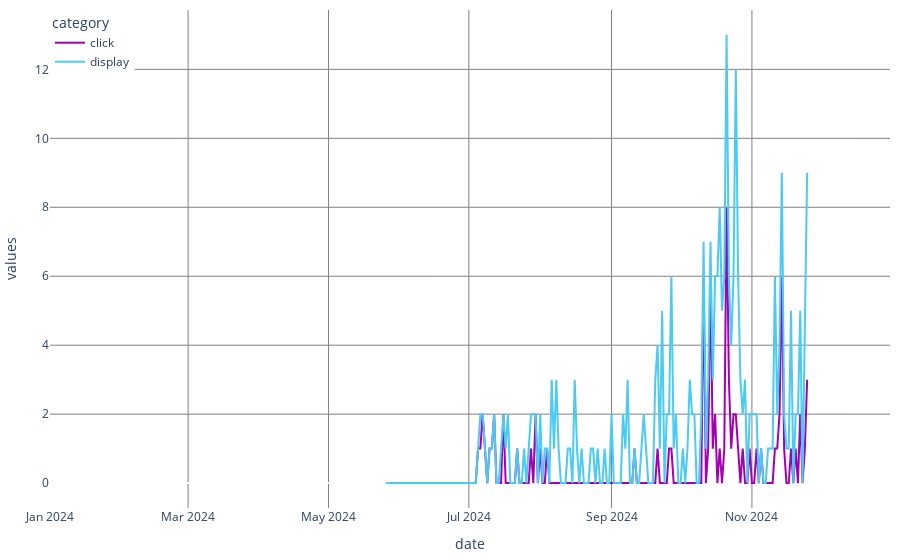

Write notebook code for a chart like this one.
### Code cell
line = px.line(df_line, x='date', y='values', color = "category",
        color_discrete_map={'click': '#a300b4', 'display': '#4acbf3'})
line.update_layout(margin=dict(l=10, r=10, t=10, b=10))
line.update_layout(
    legend=dict(
        x=0,  # x位置（0で左端）
        y=1,  # y位置（1で上端）
        traceorder='normal',  # 凡例アイテムの順番
        orientation='v'  # 縦方向で配置
    )
)
line.update_layout(
    yaxis=dict(
        showgrid=True,  # y軸の目盛り線を表示
        showticklabels=True,  # y軸の目盛りラベルを表示
    )
)
line.update_layout(
    plot_bgcolor="white",  # 描画領域の背景色を白
    paper_bgcolor="white",  # グラフ全体の背景色を白
    xaxis=dict(
        showgrid=True,  # 目盛り線を表示
        gridcolor="gray",  # x軸の目盛り線をグレーに設定
    ),
    yaxis=dict(
        showgrid=True,  # 目盛り線を表示
        gridcolor="gray",  # y軸の目盛り線をグレーに設定
    ),
    legend=dict(
        x=0,
        y=1,
        traceorder='normal',
        orientation='v'
    )
)
line

### Figure 1 — Plotly figure (JSON) as saved in the notebook; plotly's stock layout.template omitted (floating-point values rounded to 4 significant figures; data arrays with more than 128 entries replaced by an {"elided": "..."} marker saying what was removed)
{"data": [{"hovertemplate": "category=click<br>date=%{x}<br>values=%{y}<extra></extra>", "legendgroup": "click", "line": {"color": "#a300b4", "dash": "solid"}, "marker": {"symbol": "circle"}, "mode": "lines", "name": "click", "orientation": "v", "showlegend": true, "type": "scatter", "x": {"elided": "366 str values"}, "xaxis": "x", "y": {"elided": "366 int values"}, "yaxis": "y"}, {"hovertemplate": "category=display<br>date=%{x}<br>values=%{y}<extra></extra>", "legendgroup": "display", "line": {"color": "#4acbf3", "dash": "solid"}, "marker": {"symbol": "circle"}, "mode": "lines", "name": "display", "orientation": "v", "showlegend": true, "type": "scatter", "x": {"elided": "366 str values"}, "xaxis": "x", "y": {"elided": "366 int values"}, "yaxis": "y"}], "layout": {"legend": {"orientation": "v", "title": {"text": "category"}, "tracegroupgap": 0, "traceorder": "normal", "x": 0, "y": 1}, "margin": {"b": 10, "l": 10, "r": 10, "t": 10}, "paper_bgcolor": "white", "plot_bgcolor": "white", "xaxis": {"anchor": "y", "domain": [0, 1], "gridcolor": "gray", "showgrid": true, "title": {"text": "date"}}, "yaxis": {"anchor": "x", "domain": [0, 1], "gridcolor": "gray", "showgrid": true, "showticklabels": true, "title": {"text": "values"}}}}
